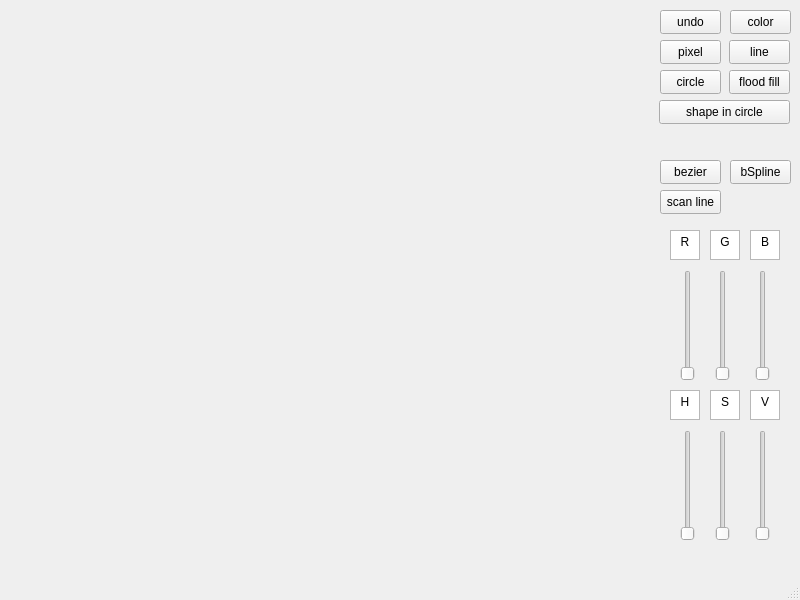
<?xml version="1.0" encoding="UTF-8"?>
<ui version="4.0">
 <class>MainWindow</class>
 <widget class="QMainWindow" name="MainWindow">
  <property name="geometry">
   <rect>
    <x>0</x>
    <y>0</y>
    <width>800</width>
    <height>600</height>
   </rect>
  </property>
  <property name="windowTitle">
   <string>MainWindow</string>
  </property>
  <widget class="QWidget" name="centralwidget">
   <widget class="Drawer" name="widget" native="true">
    <property name="geometry">
     <rect>
      <x>10</x>
      <y>9</y>
      <width>641</width>
      <height>531</height>
     </rect>
    </property>
   </widget>
   <widget class="QPushButton" name="UndoButton">
    <property name="geometry">
     <rect>
      <x>660</x>
      <y>10</y>
      <width>61</width>
      <height>24</height>
     </rect>
    </property>
    <property name="text">
     <string>undo</string>
    </property>
   </widget>
   <widget class="QPushButton" name="LineButton">
    <property name="geometry">
     <rect>
      <x>729</x>
      <y>40</y>
      <width>61</width>
      <height>24</height>
     </rect>
    </property>
    <property name="text">
     <string>line</string>
    </property>
   </widget>
   <widget class="QPushButton" name="BezierButton">
    <property name="geometry">
     <rect>
      <x>660</x>
      <y>160</y>
      <width>61</width>
      <height>24</height>
     </rect>
    </property>
    <property name="text">
     <string>bezier</string>
    </property>
   </widget>
   <widget class="QPushButton" name="PixelButton">
    <property name="geometry">
     <rect>
      <x>660</x>
      <y>40</y>
      <width>61</width>
      <height>24</height>
     </rect>
    </property>
    <property name="text">
     <string>pixel</string>
    </property>
   </widget>
   <widget class="QPushButton" name="ShapeInCircleButton">
    <property name="geometry">
     <rect>
      <x>659</x>
      <y>100</y>
      <width>131</width>
      <height>24</height>
     </rect>
    </property>
    <property name="text">
     <string>shape in circle</string>
    </property>
   </widget>
   <widget class="QPushButton" name="BSplineButton">
    <property name="geometry">
     <rect>
      <x>730</x>
      <y>160</y>
      <width>61</width>
      <height>24</height>
     </rect>
    </property>
    <property name="text">
     <string>bSpline</string>
    </property>
   </widget>
   <widget class="QPushButton" name="CircleButton">
    <property name="geometry">
     <rect>
      <x>660</x>
      <y>70</y>
      <width>61</width>
      <height>24</height>
     </rect>
    </property>
    <property name="text">
     <string>circle</string>
    </property>
   </widget>
   <widget class="QPushButton" name="FloodFillButton">
    <property name="geometry">
     <rect>
      <x>729</x>
      <y>70</y>
      <width>61</width>
      <height>24</height>
     </rect>
    </property>
    <property name="text">
     <string>flood fill</string>
    </property>
   </widget>
   <widget class="QPushButton" name="ColorButton">
    <property name="geometry">
     <rect>
      <x>730</x>
      <y>10</y>
      <width>61</width>
      <height>24</height>
     </rect>
    </property>
    <property name="text">
     <string>color</string>
    </property>
   </widget>
   <widget class="QPushButton" name="ScanLineButton">
    <property name="geometry">
     <rect>
      <x>660</x>
      <y>190</y>
      <width>61</width>
      <height>24</height>
     </rect>
    </property>
    <property name="text">
     <string>scan line</string>
    </property>
   </widget>
   <widget class="QSlider" name="RedSlider">
    <property name="geometry">
     <rect>
      <x>680</x>
      <y>270</y>
      <width>16</width>
      <height>111</height>
     </rect>
    </property>
    <property name="orientation">
     <enum>Qt::Vertical</enum>
    </property>
   </widget>
   <widget class="QSlider" name="GreenSlider">
    <property name="geometry">
     <rect>
      <x>715</x>
      <y>270</y>
      <width>16</width>
      <height>111</height>
     </rect>
    </property>
    <property name="orientation">
     <enum>Qt::Vertical</enum>
    </property>
   </widget>
   <widget class="QSlider" name="BlueSlider">
    <property name="geometry">
     <rect>
      <x>755</x>
      <y>270</y>
      <width>16</width>
      <height>111</height>
     </rect>
    </property>
    <property name="orientation">
     <enum>Qt::Vertical</enum>
    </property>
   </widget>
   <widget class="QSlider" name="HueSlider">
    <property name="geometry">
     <rect>
      <x>680</x>
      <y>430</y>
      <width>16</width>
      <height>111</height>
     </rect>
    </property>
    <property name="orientation">
     <enum>Qt::Vertical</enum>
    </property>
   </widget>
   <widget class="QSlider" name="SaturationSlider">
    <property name="geometry">
     <rect>
      <x>715</x>
      <y>430</y>
      <width>16</width>
      <height>111</height>
     </rect>
    </property>
    <property name="orientation">
     <enum>Qt::Vertical</enum>
    </property>
   </widget>
   <widget class="QSlider" name="ValueSlider">
    <property name="geometry">
     <rect>
      <x>755</x>
      <y>430</y>
      <width>16</width>
      <height>111</height>
     </rect>
    </property>
    <property name="orientation">
     <enum>Qt::Vertical</enum>
    </property>
   </widget>
   <widget class="QTextBrowser" name="HText">
    <property name="geometry">
     <rect>
      <x>670</x>
      <y>390</y>
      <width>30</width>
      <height>30</height>
     </rect>
    </property>
    <property name="html">
     <string>&lt;!DOCTYPE HTML PUBLIC &quot;-//W3C//DTD HTML 4.0//EN&quot; &quot;http://www.w3.org/TR/REC-html40/strict.dtd&quot;&gt;
&lt;html&gt;&lt;head&gt;&lt;meta name=&quot;qrichtext&quot; content=&quot;1&quot; /&gt;&lt;meta charset=&quot;utf-8&quot; /&gt;&lt;style type=&quot;text/css&quot;&gt;
p, li { white-space: pre-wrap; }
hr { height: 1px; border-width: 0; }
li.unchecked::marker { content: &quot;\2610&quot;; }
li.checked::marker { content: &quot;\2612&quot;; }
&lt;/style&gt;&lt;/head&gt;&lt;body style=&quot; font-family:'Segoe UI'; font-size:9pt; font-weight:400; font-style:normal;&quot;&gt;
&lt;p align=&quot;center&quot; style=&quot; margin-top:0px; margin-bottom:0px; margin-left:0px; margin-right:0px; -qt-block-indent:0; text-indent:0px;&quot;&gt;H&lt;/p&gt;&lt;/body&gt;&lt;/html&gt;</string>
    </property>
   </widget>
   <widget class="QTextBrowser" name="VText">
    <property name="geometry">
     <rect>
      <x>750</x>
      <y>390</y>
      <width>30</width>
      <height>30</height>
     </rect>
    </property>
    <property name="html">
     <string>&lt;!DOCTYPE HTML PUBLIC &quot;-//W3C//DTD HTML 4.0//EN&quot; &quot;http://www.w3.org/TR/REC-html40/strict.dtd&quot;&gt;
&lt;html&gt;&lt;head&gt;&lt;meta name=&quot;qrichtext&quot; content=&quot;1&quot; /&gt;&lt;meta charset=&quot;utf-8&quot; /&gt;&lt;style type=&quot;text/css&quot;&gt;
p, li { white-space: pre-wrap; }
hr { height: 1px; border-width: 0; }
li.unchecked::marker { content: &quot;\2610&quot;; }
li.checked::marker { content: &quot;\2612&quot;; }
&lt;/style&gt;&lt;/head&gt;&lt;body style=&quot; font-family:'Segoe UI'; font-size:9pt; font-weight:400; font-style:normal;&quot;&gt;
&lt;p align=&quot;center&quot; style=&quot; margin-top:0px; margin-bottom:0px; margin-left:0px; margin-right:0px; -qt-block-indent:0; text-indent:0px;&quot;&gt;V&lt;/p&gt;&lt;/body&gt;&lt;/html&gt;</string>
    </property>
   </widget>
   <widget class="QTextBrowser" name="SText">
    <property name="geometry">
     <rect>
      <x>710</x>
      <y>390</y>
      <width>30</width>
      <height>30</height>
     </rect>
    </property>
    <property name="html">
     <string>&lt;!DOCTYPE HTML PUBLIC &quot;-//W3C//DTD HTML 4.0//EN&quot; &quot;http://www.w3.org/TR/REC-html40/strict.dtd&quot;&gt;
&lt;html&gt;&lt;head&gt;&lt;meta name=&quot;qrichtext&quot; content=&quot;1&quot; /&gt;&lt;meta charset=&quot;utf-8&quot; /&gt;&lt;style type=&quot;text/css&quot;&gt;
p, li { white-space: pre-wrap; }
hr { height: 1px; border-width: 0; }
li.unchecked::marker { content: &quot;\2610&quot;; }
li.checked::marker { content: &quot;\2612&quot;; }
&lt;/style&gt;&lt;/head&gt;&lt;body style=&quot; font-family:'Segoe UI'; font-size:9pt; font-weight:400; font-style:normal;&quot;&gt;
&lt;p align=&quot;center&quot; style=&quot; margin-top:0px; margin-bottom:0px; margin-left:0px; margin-right:0px; -qt-block-indent:0; text-indent:0px;&quot;&gt;S&lt;/p&gt;&lt;/body&gt;&lt;/html&gt;</string>
    </property>
   </widget>
   <widget class="QTextBrowser" name="BText">
    <property name="geometry">
     <rect>
      <x>750</x>
      <y>230</y>
      <width>30</width>
      <height>30</height>
     </rect>
    </property>
    <property name="html">
     <string>&lt;!DOCTYPE HTML PUBLIC &quot;-//W3C//DTD HTML 4.0//EN&quot; &quot;http://www.w3.org/TR/REC-html40/strict.dtd&quot;&gt;
&lt;html&gt;&lt;head&gt;&lt;meta name=&quot;qrichtext&quot; content=&quot;1&quot; /&gt;&lt;meta charset=&quot;utf-8&quot; /&gt;&lt;style type=&quot;text/css&quot;&gt;
p, li { white-space: pre-wrap; }
hr { height: 1px; border-width: 0; }
li.unchecked::marker { content: &quot;\2610&quot;; }
li.checked::marker { content: &quot;\2612&quot;; }
&lt;/style&gt;&lt;/head&gt;&lt;body style=&quot; font-family:'Segoe UI'; font-size:9pt; font-weight:400; font-style:normal;&quot;&gt;
&lt;p align=&quot;center&quot; style=&quot; margin-top:0px; margin-bottom:0px; margin-left:0px; margin-right:0px; -qt-block-indent:0; text-indent:0px;&quot;&gt;B&lt;/p&gt;&lt;/body&gt;&lt;/html&gt;</string>
    </property>
   </widget>
   <widget class="QTextBrowser" name="RText">
    <property name="geometry">
     <rect>
      <x>670</x>
      <y>230</y>
      <width>30</width>
      <height>30</height>
     </rect>
    </property>
    <property name="html">
     <string>&lt;!DOCTYPE HTML PUBLIC &quot;-//W3C//DTD HTML 4.0//EN&quot; &quot;http://www.w3.org/TR/REC-html40/strict.dtd&quot;&gt;
&lt;html&gt;&lt;head&gt;&lt;meta name=&quot;qrichtext&quot; content=&quot;1&quot; /&gt;&lt;meta charset=&quot;utf-8&quot; /&gt;&lt;style type=&quot;text/css&quot;&gt;
p, li { white-space: pre-wrap; }
hr { height: 1px; border-width: 0; }
li.unchecked::marker { content: &quot;\2610&quot;; }
li.checked::marker { content: &quot;\2612&quot;; }
&lt;/style&gt;&lt;/head&gt;&lt;body style=&quot; font-family:'Segoe UI'; font-size:9pt; font-weight:400; font-style:normal;&quot;&gt;
&lt;p align=&quot;center&quot; style=&quot; margin-top:0px; margin-bottom:0px; margin-left:0px; margin-right:0px; -qt-block-indent:0; text-indent:0px;&quot;&gt;R&lt;/p&gt;&lt;/body&gt;&lt;/html&gt;</string>
    </property>
   </widget>
   <widget class="QTextBrowser" name="GText">
    <property name="geometry">
     <rect>
      <x>710</x>
      <y>230</y>
      <width>30</width>
      <height>30</height>
     </rect>
    </property>
    <property name="html">
     <string>&lt;!DOCTYPE HTML PUBLIC &quot;-//W3C//DTD HTML 4.0//EN&quot; &quot;http://www.w3.org/TR/REC-html40/strict.dtd&quot;&gt;
&lt;html&gt;&lt;head&gt;&lt;meta name=&quot;qrichtext&quot; content=&quot;1&quot; /&gt;&lt;meta charset=&quot;utf-8&quot; /&gt;&lt;style type=&quot;text/css&quot;&gt;
p, li { white-space: pre-wrap; }
hr { height: 1px; border-width: 0; }
li.unchecked::marker { content: &quot;\2610&quot;; }
li.checked::marker { content: &quot;\2612&quot;; }
&lt;/style&gt;&lt;/head&gt;&lt;body style=&quot; font-family:'Segoe UI'; font-size:9pt; font-weight:400; font-style:normal;&quot;&gt;
&lt;p align=&quot;center&quot; style=&quot; margin-top:0px; margin-bottom:0px; margin-left:0px; margin-right:0px; -qt-block-indent:0; text-indent:0px;&quot;&gt;G&lt;/p&gt;&lt;/body&gt;&lt;/html&gt;</string>
    </property>
   </widget>
  </widget>
  <widget class="QMenuBar" name="menubar">
   <property name="geometry">
    <rect>
     <x>0</x>
     <y>0</y>
     <width>800</width>
     <height>21</height>
    </rect>
   </property>
  </widget>
  <widget class="QStatusBar" name="statusbar"/>
 </widget>
 <customwidgets>
  <customwidget>
   <class>Drawer</class>
   <extends>QWidget</extends>
   <header location="global">drawer.h</header>
   <container>1</container>
  </customwidget>
 </customwidgets>
 <resources/>
 <connections/>
</ui>
